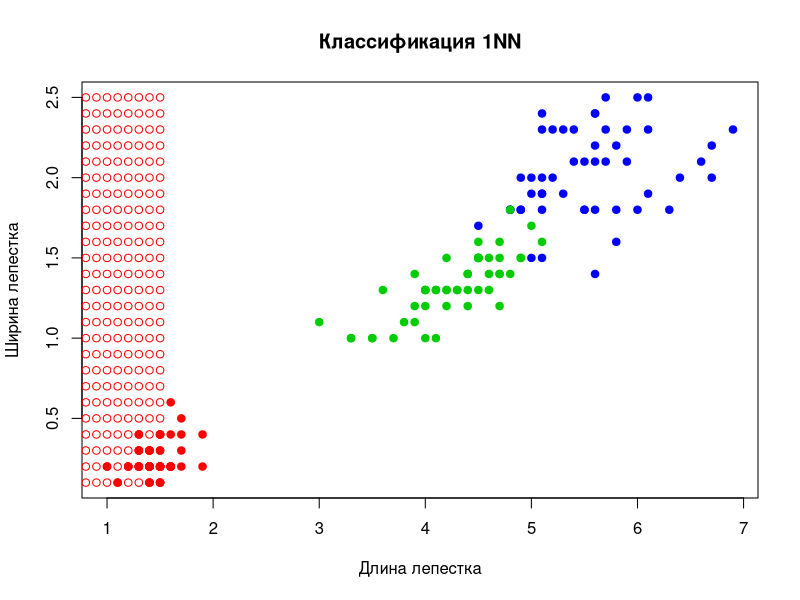

Reproduce this figure in R. (Note: a time limit stopped this script after it produced the figure.)
colors <- c("setosa" = "red", "versicolor" = "green3", "virginica" = "blue")

plotIris <- function(ir=iris){
  plot(ir[, 3:4], pch = 21, bg = colors[ir$Species], col = colors[ir$Species],
       xlab="Длина лепестка",ylab="Ширина лепестка",main="Классификация 1NN")
}

eDist <- function(u, v) {
  sqrt(sum((u - v)^2))
}

FNN <- function(x,z){
  m <- dim(x)[1]
  n <- dim(x)[2] - 1
  dist <- matrix(NA, m, n)
  for (i in m:1)  dist[i,] <- c(i, eDist(x[i,1:n], z))
  return (x[order(dist[,2])[1],n+1]);
}
plotFNN <- function(z1,z2,x=iris[,3:5]){
  points(z1, z2, pch = 21, col = colors[FNN(x,c(z1,z2))])
}
  
classMap <- function(ir=iris[,3:5]){
  for (i in 1:70) {
    for (j in 1:25){
      plotFNN(i/10,j/10,ir)
    }
  }
}

#Чтобы отрисовать карту классификации раскоментируйте следующие пять строчек
numberOfIrises <- 150
listIndex <- sample(1:150,numberOfIrises)
listIrises <- iris[listIndex,]
plotIris(listIrises)
classMap(listIrises)
